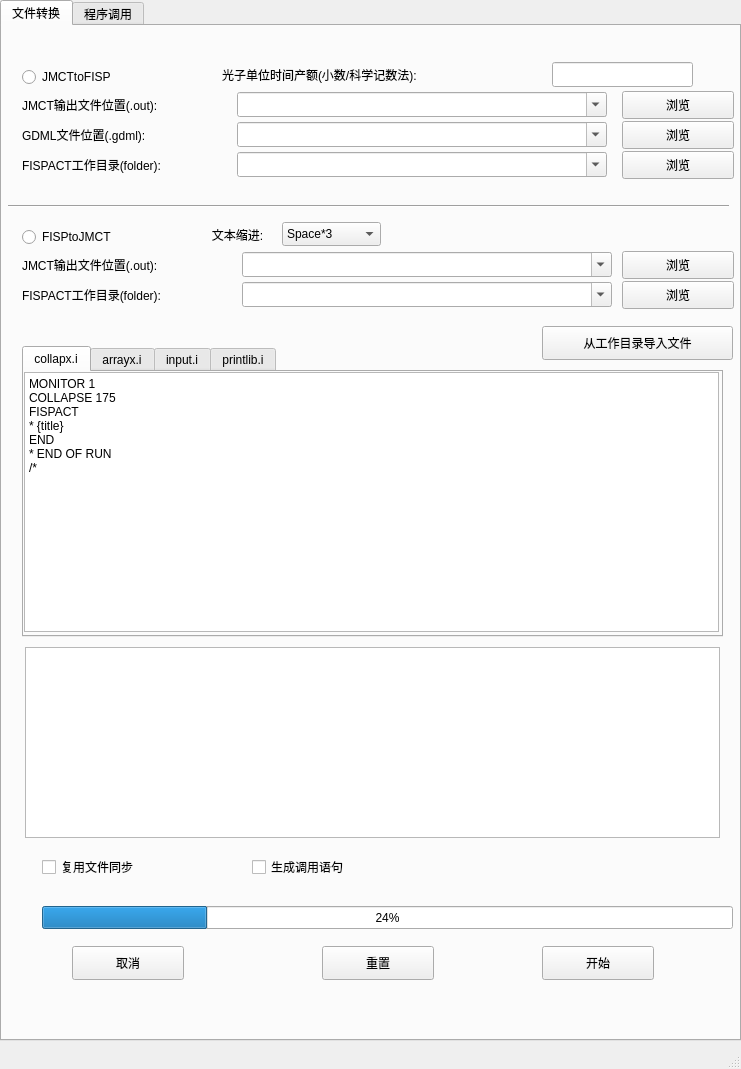
<?xml version="1.0" encoding="UTF-8"?>
<ui version="4.0">
 <class>MainWindow</class>
 <widget class="QMainWindow" name="MainWindow">
  <property name="geometry">
   <rect>
    <x>0</x>
    <y>0</y>
    <width>741</width>
    <height>1069</height>
   </rect>
  </property>
  <property name="windowTitle">
   <string>MainWindow</string>
  </property>
  <widget class="QWidget" name="centralwidget">
   <widget class="QTabWidget" name="tabWidget">
    <property name="geometry">
     <rect>
      <x>0</x>
      <y>0</y>
      <width>741</width>
      <height>1041</height>
     </rect>
    </property>
    <property name="currentIndex">
     <number>0</number>
    </property>
    <widget class="QWidget" name="transform">
     <attribute name="title">
      <string>文件转换</string>
     </attribute>
     <widget class="QRadioButton" name="JtoFChose">
      <property name="geometry">
       <rect>
        <x>20</x>
        <y>40</y>
        <width>132</width>
        <height>22</height>
       </rect>
      </property>
      <property name="text">
       <string>JMCTtoFISP</string>
      </property>
     </widget>
     <widget class="QRadioButton" name="FtoJChose">
      <property name="geometry">
       <rect>
        <x>20</x>
        <y>200</y>
        <width>132</width>
        <height>22</height>
       </rect>
      </property>
      <property name="text">
       <string>FISPtoJMCT</string>
      </property>
     </widget>
     <widget class="QLabel" name="JOutFIleTipU">
      <property name="geometry">
       <rect>
        <x>20</x>
        <y>70</y>
        <width>211</width>
        <height>18</height>
       </rect>
      </property>
      <property name="text">
       <string>JMCT输出文件位置(.out):</string>
      </property>
     </widget>
     <widget class="QPushButton" name="JOutFilePickU">
      <property name="geometry">
       <rect>
        <x>620</x>
        <y>65</y>
        <width>112</width>
        <height>28</height>
       </rect>
      </property>
      <property name="text">
       <string>浏览</string>
      </property>
     </widget>
     <widget class="QLabel" name="GFileTip">
      <property name="geometry">
       <rect>
        <x>20</x>
        <y>100</y>
        <width>191</width>
        <height>18</height>
       </rect>
      </property>
      <property name="text">
       <string>GDML文件位置(.gdml):</string>
      </property>
     </widget>
     <widget class="QLabel" name="FWorkTipU">
      <property name="geometry">
       <rect>
        <x>20</x>
        <y>130</y>
        <width>221</width>
        <height>18</height>
       </rect>
      </property>
      <property name="text">
       <string>FISPACT工作目录(folder):</string>
      </property>
     </widget>
     <widget class="QPushButton" name="GFilePick">
      <property name="geometry">
       <rect>
        <x>620</x>
        <y>95</y>
        <width>112</width>
        <height>28</height>
       </rect>
      </property>
      <property name="text">
       <string>浏览</string>
      </property>
     </widget>
     <widget class="QPushButton" name="FWorkPickU">
      <property name="geometry">
       <rect>
        <x>620</x>
        <y>125</y>
        <width>112</width>
        <height>28</height>
       </rect>
      </property>
      <property name="text">
       <string>浏览</string>
      </property>
     </widget>
     <widget class="QLabel" name="GenTip">
      <property name="geometry">
       <rect>
        <x>220</x>
        <y>40</y>
        <width>311</width>
        <height>18</height>
       </rect>
      </property>
      <property name="text">
       <string>光子单位时间产额(小数/科学记数法):</string>
      </property>
     </widget>
     <widget class="QLineEdit" name="GenRate">
      <property name="geometry">
       <rect>
        <x>550</x>
        <y>36</y>
        <width>141</width>
        <height>25</height>
       </rect>
      </property>
     </widget>
     <widget class="QCheckBox" name="Sync">
      <property name="geometry">
       <rect>
        <x>40</x>
        <y>830</y>
        <width>141</width>
        <height>22</height>
       </rect>
      </property>
      <property name="text">
       <string>复用文件同步</string>
      </property>
     </widget>
     <widget class="QLabel" name="JOutFIleTipD">
      <property name="geometry">
       <rect>
        <x>20</x>
        <y>230</y>
        <width>211</width>
        <height>18</height>
       </rect>
      </property>
      <property name="text">
       <string>JMCT输出文件位置(.out):</string>
      </property>
     </widget>
     <widget class="QPushButton" name="JOutFilePickD">
      <property name="geometry">
       <rect>
        <x>620</x>
        <y>225</y>
        <width>112</width>
        <height>28</height>
       </rect>
      </property>
      <property name="text">
       <string>浏览</string>
      </property>
     </widget>
     <widget class="QLabel" name="FWorkTipD">
      <property name="geometry">
       <rect>
        <x>20</x>
        <y>260</y>
        <width>221</width>
        <height>18</height>
       </rect>
      </property>
      <property name="text">
       <string>FISPACT工作目录(folder):</string>
      </property>
     </widget>
     <widget class="QPushButton" name="FWorkPickD">
      <property name="geometry">
       <rect>
        <x>620</x>
        <y>255</y>
        <width>112</width>
        <height>28</height>
       </rect>
      </property>
      <property name="text">
       <string>浏览</string>
      </property>
     </widget>
     <widget class="QComboBox" name="RetractLen">
      <property name="geometry">
       <rect>
        <x>280</x>
        <y>196</y>
        <width>99</width>
        <height>24</height>
       </rect>
      </property>
      <property name="editable">
       <bool>false</bool>
      </property>
      <property name="currentText">
       <string>Space*3</string>
      </property>
      <item>
       <property name="text">
        <string>Space*3</string>
       </property>
      </item>
      <item>
       <property name="text">
        <string>Space*2</string>
       </property>
      </item>
      <item>
       <property name="text">
        <string>Space*4</string>
       </property>
      </item>
      <item>
       <property name="text">
        <string>Tab</string>
       </property>
      </item>
     </widget>
     <widget class="QLabel" name="RetractTip">
      <property name="geometry">
       <rect>
        <x>190</x>
        <y>200</y>
        <width>91</width>
        <height>18</height>
       </rect>
      </property>
      <property name="text">
       <string>文本缩进:</string>
      </property>
      <property name="alignment">
       <set>Qt::AlignCenter</set>
      </property>
     </widget>
     <widget class="QComboBox" name="JOutFilePathU">
      <property name="geometry">
       <rect>
        <x>235</x>
        <y>66</y>
        <width>370</width>
        <height>25</height>
       </rect>
      </property>
      <property name="editable">
       <bool>true</bool>
      </property>
     </widget>
     <widget class="QComboBox" name="GFilePath">
      <property name="geometry">
       <rect>
        <x>235</x>
        <y>96</y>
        <width>370</width>
        <height>25</height>
       </rect>
      </property>
      <property name="editable">
       <bool>true</bool>
      </property>
     </widget>
     <widget class="QComboBox" name="FWorkPathU">
      <property name="geometry">
       <rect>
        <x>235</x>
        <y>126</y>
        <width>370</width>
        <height>25</height>
       </rect>
      </property>
      <property name="editable">
       <bool>true</bool>
      </property>
     </widget>
     <widget class="QComboBox" name="JOutFilePathD">
      <property name="geometry">
       <rect>
        <x>240</x>
        <y>226</y>
        <width>370</width>
        <height>25</height>
       </rect>
      </property>
      <property name="editable">
       <bool>true</bool>
      </property>
     </widget>
     <widget class="QComboBox" name="FWorkPathD">
      <property name="geometry">
       <rect>
        <x>240</x>
        <y>256</y>
        <width>370</width>
        <height>25</height>
       </rect>
      </property>
      <property name="editable">
       <bool>true</bool>
      </property>
     </widget>
     <widget class="QCheckBox" name="GenCall">
      <property name="geometry">
       <rect>
        <x>250</x>
        <y>830</y>
        <width>141</width>
        <height>22</height>
       </rect>
      </property>
      <property name="text">
       <string>生成调用语句</string>
      </property>
     </widget>
     <widget class="QTabWidget" name="FileEdit">
      <property name="geometry">
       <rect>
        <x>20</x>
        <y>320</y>
        <width>701</width>
        <height>291</height>
       </rect>
      </property>
      <property name="sizePolicy">
       <sizepolicy hsizetype="Expanding" vsizetype="Expanding">
        <horstretch>0</horstretch>
        <verstretch>0</verstretch>
       </sizepolicy>
      </property>
      <property name="currentIndex">
       <number>0</number>
      </property>
      <widget class="QWidget" name="Collapx">
       <property name="sizePolicy">
        <sizepolicy hsizetype="Preferred" vsizetype="Preferred">
         <horstretch>0</horstretch>
         <verstretch>0</verstretch>
        </sizepolicy>
       </property>
       <attribute name="title">
        <string>collapx.i</string>
       </attribute>
       <widget class="QTextEdit" name="CFileEdit">
        <property name="geometry">
         <rect>
          <x>0</x>
          <y>0</y>
          <width>695</width>
          <height>260</height>
         </rect>
        </property>
        <property name="html">
         <string>&lt;!DOCTYPE HTML PUBLIC &quot;-//W3C//DTD HTML 4.0//EN&quot; &quot;http://www.w3.org/TR/REC-html40/strict.dtd&quot;&gt;
&lt;html&gt;&lt;head&gt;&lt;meta name=&quot;qrichtext&quot; content=&quot;1&quot; /&gt;&lt;style type=&quot;text/css&quot;&gt;
p, li { white-space: pre-wrap; }
&lt;/style&gt;&lt;/head&gt;&lt;body style=&quot; font-family:'SimSun'; font-size:9pt; font-weight:400; font-style:normal;&quot;&gt;
&lt;p style=&quot; margin-top:0px; margin-bottom:0px; margin-left:0px; margin-right:0px; -qt-block-indent:0; text-indent:0px;&quot;&gt;MONITOR 1&lt;/p&gt;
&lt;p style=&quot; margin-top:0px; margin-bottom:0px; margin-left:0px; margin-right:0px; -qt-block-indent:0; text-indent:0px;&quot;&gt;COLLAPSE 175&lt;/p&gt;
&lt;p style=&quot; margin-top:0px; margin-bottom:0px; margin-left:0px; margin-right:0px; -qt-block-indent:0; text-indent:0px;&quot;&gt;FISPACT&lt;/p&gt;
&lt;p style=&quot; margin-top:0px; margin-bottom:0px; margin-left:0px; margin-right:0px; -qt-block-indent:0; text-indent:0px;&quot;&gt;* {title}&lt;/p&gt;
&lt;p style=&quot; margin-top:0px; margin-bottom:0px; margin-left:0px; margin-right:0px; -qt-block-indent:0; text-indent:0px;&quot;&gt;END&lt;/p&gt;
&lt;p style=&quot; margin-top:0px; margin-bottom:0px; margin-left:0px; margin-right:0px; -qt-block-indent:0; text-indent:0px;&quot;&gt;* END OF RUN&lt;/p&gt;
&lt;p style=&quot; margin-top:0px; margin-bottom:0px; margin-left:0px; margin-right:0px; -qt-block-indent:0; text-indent:0px;&quot;&gt;/*&lt;/p&gt;
&lt;p style=&quot; margin-top:0px; margin-bottom:0px; margin-left:0px; margin-right:0px; -qt-block-indent:0; text-indent:0px;&quot;&gt; &lt;/p&gt;&lt;/body&gt;&lt;/html&gt;</string>
        </property>
        <property name="acceptRichText">
         <bool>false</bool>
        </property>
        <property name="placeholderText">
         <string notr="true"/>
        </property>
       </widget>
      </widget>
      <widget class="QWidget" name="Arrayx">
       <attribute name="title">
        <string>arrayx.i</string>
       </attribute>
       <widget class="QTextEdit" name="AFileEdit">
        <property name="geometry">
         <rect>
          <x>0</x>
          <y>0</y>
          <width>695</width>
          <height>260</height>
         </rect>
        </property>
        <property name="html">
         <string>&lt;!DOCTYPE HTML PUBLIC &quot;-//W3C//DTD HTML 4.0//EN&quot; &quot;http://www.w3.org/TR/REC-html40/strict.dtd&quot;&gt;
&lt;html&gt;&lt;head&gt;&lt;meta name=&quot;qrichtext&quot; content=&quot;1&quot; /&gt;&lt;style type=&quot;text/css&quot;&gt;
p, li { white-space: pre-wrap; }
&lt;/style&gt;&lt;/head&gt;&lt;body style=&quot; font-family:'SimSun'; font-size:9pt; font-weight:400; font-style:normal;&quot;&gt;
&lt;p style=&quot; margin-top:0px; margin-bottom:0px; margin-left:0px; margin-right:0px; -qt-block-indent:0; text-indent:0px;&quot;&gt;MONITOR 1&lt;/p&gt;
&lt;p style=&quot; margin-top:0px; margin-bottom:0px; margin-left:0px; margin-right:0px; -qt-block-indent:0; text-indent:0px;&quot;&gt;SPEK&lt;/p&gt;
&lt;p style=&quot; margin-top:0px; margin-bottom:0px; margin-left:0px; margin-right:0px; -qt-block-indent:0; text-indent:0px;&quot;&gt;ENFA&lt;/p&gt;
&lt;p style=&quot; margin-top:0px; margin-bottom:0px; margin-left:0px; margin-right:0px; -qt-block-indent:0; text-indent:0px;&quot;&gt;* {title}&lt;/p&gt;
&lt;p style=&quot; margin-top:0px; margin-bottom:0px; margin-left:0px; margin-right:0px; -qt-block-indent:0; text-indent:0px;&quot;&gt;TAPA&lt;/p&gt;
&lt;p style=&quot; margin-top:0px; margin-bottom:0px; margin-left:0px; margin-right:0px; -qt-block-indent:0; text-indent:0px;&quot;&gt;FISPACT&lt;/p&gt;
&lt;p style=&quot; margin-top:0px; margin-bottom:0px; margin-left:0px; margin-right:0px; -qt-block-indent:0; text-indent:0px;&quot;&gt;* WRITE DATA TO ARRAY FILE.&lt;/p&gt;
&lt;p style=&quot; margin-top:0px; margin-bottom:0px; margin-left:0px; margin-right:0px; -qt-block-indent:0; text-indent:0px;&quot;&gt;END&lt;/p&gt;
&lt;p style=&quot; margin-top:0px; margin-bottom:0px; margin-left:0px; margin-right:0px; -qt-block-indent:0; text-indent:0px;&quot;&gt;* END OF RUN&lt;/p&gt;
&lt;p style=&quot; margin-top:0px; margin-bottom:0px; margin-left:0px; margin-right:0px; -qt-block-indent:0; text-indent:0px;&quot;&gt;/*&lt;/p&gt;
&lt;p style=&quot; margin-top:0px; margin-bottom:0px; margin-left:0px; margin-right:0px; -qt-block-indent:0; text-indent:0px;&quot;&gt; &lt;/p&gt;&lt;/body&gt;&lt;/html&gt;</string>
        </property>
        <property name="acceptRichText">
         <bool>false</bool>
        </property>
       </widget>
      </widget>
      <widget class="QWidget" name="Input">
       <attribute name="title">
        <string>input.i</string>
       </attribute>
       <widget class="QTextEdit" name="IFileEdit">
        <property name="geometry">
         <rect>
          <x>0</x>
          <y>0</y>
          <width>695</width>
          <height>260</height>
         </rect>
        </property>
        <property name="html">
         <string>&lt;!DOCTYPE HTML PUBLIC &quot;-//W3C//DTD HTML 4.0//EN&quot; &quot;http://www.w3.org/TR/REC-html40/strict.dtd&quot;&gt;
&lt;html&gt;&lt;head&gt;&lt;meta name=&quot;qrichtext&quot; content=&quot;1&quot; /&gt;&lt;style type=&quot;text/css&quot;&gt;
p, li { white-space: pre-wrap; }
&lt;/style&gt;&lt;/head&gt;&lt;body style=&quot; font-family:'SimSun'; font-size:9pt; font-weight:400; font-style:normal;&quot;&gt;
&lt;p style=&quot; margin-top:0px; margin-bottom:0px; margin-left:0px; margin-right:0px; -qt-block-indent:0; text-indent:0px;&quot;&gt;NOHEAD&lt;/p&gt;
&lt;p style=&quot; margin-top:0px; margin-bottom:0px; margin-left:0px; margin-right:0px; -qt-block-indent:0; text-indent:0px;&quot;&gt;MONITOR 1&lt;/p&gt;
&lt;p style=&quot; margin-top:0px; margin-bottom:0px; margin-left:0px; margin-right:0px; -qt-block-indent:0; text-indent:0px;&quot;&gt;AINP&lt;/p&gt;
&lt;p style=&quot; margin-top:0px; margin-bottom:0px; margin-left:0px; margin-right:0px; -qt-block-indent:0; text-indent:0px;&quot;&gt;FISPACT&lt;/p&gt;
&lt;p style=&quot; margin-top:0px; margin-bottom:0px; margin-left:0px; margin-right:0px; -qt-block-indent:0; text-indent:0px;&quot;&gt;* {title}&lt;/p&gt;
&lt;p style=&quot; margin-top:0px; margin-bottom:0px; margin-left:0px; margin-right:0px; -qt-block-indent:0; text-indent:0px;&quot;&gt;DENSITY {density}&lt;/p&gt;
&lt;p style=&quot; margin-top:0px; margin-bottom:0px; margin-left:0px; margin-right:0px; -qt-block-indent:0; text-indent:0px;&quot;&gt;MASS {mass} {elements}&lt;/p&gt;
&lt;p style=&quot; margin-top:0px; margin-bottom:0px; margin-left:0px; margin-right:0px; -qt-block-indent:0; text-indent:0px;&quot;&gt;MIND 1.0&lt;/p&gt;
&lt;p style=&quot; margin-top:0px; margin-bottom:0px; margin-left:0px; margin-right:0px; -qt-block-indent:0; text-indent:0px;&quot;&gt;HALF&lt;/p&gt;
&lt;p style=&quot; margin-top:0px; margin-bottom:0px; margin-left:0px; margin-right:0px; -qt-block-indent:0; text-indent:0px;&quot;&gt;GRAPH 2 0 0 1 2&lt;/p&gt;
&lt;p style=&quot; margin-top:0px; margin-bottom:0px; margin-left:0px; margin-right:0px; -qt-block-indent:0; text-indent:0px;&quot;&gt;FLUX {flux}&lt;/p&gt;
&lt;p style=&quot; margin-top:0px; margin-bottom:0px; margin-left:0px; margin-right:0px; -qt-block-indent:0; text-indent:0px;&quot;&gt;ATOMS&lt;/p&gt;
&lt;p style=&quot; margin-top:0px; margin-bottom:0px; margin-left:0px; margin-right:0px; -qt-block-indent:0; text-indent:0px;&quot;&gt;LEVEL 100 1&lt;/p&gt;
&lt;p style=&quot; margin-top:0px; margin-bottom:0px; margin-left:0px; margin-right:0px; -qt-block-indent:0; text-indent:0px;&quot;&gt;TIME 1.0&lt;/p&gt;
&lt;p style=&quot; margin-top:0px; margin-bottom:0px; margin-left:0px; margin-right:0px; -qt-block-indent:0; text-indent:0px;&quot;&gt;HALF&lt;/p&gt;
&lt;p style=&quot; margin-top:0px; margin-bottom:0px; margin-left:0px; margin-right:0px; -qt-block-indent:0; text-indent:0px;&quot;&gt;DOSE 1&lt;/p&gt;
&lt;p style=&quot; margin-top:0px; margin-bottom:0px; margin-left:0px; margin-right:0px; -qt-block-indent:0; text-indent:0px;&quot;&gt;ATOMS&lt;/p&gt;
&lt;p style=&quot; margin-top:0px; margin-bottom:0px; margin-left:0px; margin-right:0px; -qt-block-indent:0; text-indent:0px;&quot;&gt;NOSTABLE&lt;/p&gt;
&lt;p style=&quot; margin-top:0px; margin-bottom:0px; margin-left:0px; margin-right:0px; -qt-block-indent:0; text-indent:0px;&quot;&gt;LEVEL 20 1&lt;/p&gt;
&lt;p style=&quot; margin-top:0px; margin-bottom:0px; margin-left:0px; margin-right:0px; -qt-block-indent:0; text-indent:0px;&quot;&gt;FLUX 0.&lt;/p&gt;
&lt;p style=&quot; margin-top:0px; margin-bottom:0px; margin-left:0px; margin-right:0px; -qt-block-indent:0; text-indent:0px;&quot;&gt;ZERO&lt;/p&gt;
&lt;p style=&quot; margin-top:0px; margin-bottom:0px; margin-left:0px; margin-right:0px; -qt-block-indent:0; text-indent:0px;&quot;&gt;TIME 1.0 HOURS ATOMSEND&lt;/p&gt;
&lt;p style=&quot; margin-top:0px; margin-bottom:0px; margin-left:0px; margin-right:0px; -qt-block-indent:0; text-indent:0px;&quot;&gt;* END&lt;/p&gt;
&lt;p style=&quot; margin-top:0px; margin-bottom:0px; margin-left:0px; margin-right:0px; -qt-block-indent:0; text-indent:0px;&quot;&gt;/*&lt;/p&gt;
&lt;p style=&quot; margin-top:0px; margin-bottom:0px; margin-left:0px; margin-right:0px; -qt-block-indent:0; text-indent:0px;&quot;&gt; &lt;/p&gt;&lt;/body&gt;&lt;/html&gt;</string>
        </property>
        <property name="overwriteMode">
         <bool>true</bool>
        </property>
        <property name="tabStopWidth">
         <number>77</number>
        </property>
        <property name="acceptRichText">
         <bool>false</bool>
        </property>
        <property name="placeholderText">
         <string notr="true"/>
        </property>
       </widget>
      </widget>
      <widget class="QWidget" name="Printlib">
       <attribute name="title">
        <string>printlib.i</string>
       </attribute>
       <widget class="QTextEdit" name="PFileEdit">
        <property name="geometry">
         <rect>
          <x>0</x>
          <y>0</y>
          <width>695</width>
          <height>260</height>
         </rect>
        </property>
        <property name="acceptRichText">
         <bool>false</bool>
        </property>
       </widget>
      </widget>
     </widget>
     <widget class="QProgressBar" name="progressBar">
      <property name="geometry">
       <rect>
        <x>40</x>
        <y>880</y>
        <width>691</width>
        <height>23</height>
       </rect>
      </property>
      <property name="value">
       <number>24</number>
      </property>
     </widget>
     <widget class="QTextBrowser" name="Status">
      <property name="geometry">
       <rect>
        <x>23</x>
        <y>621</y>
        <width>695</width>
        <height>191</height>
       </rect>
      </property>
     </widget>
     <widget class="QPushButton" name="LoadFile">
      <property name="geometry">
       <rect>
        <x>540</x>
        <y>300</y>
        <width>191</width>
        <height>34</height>
       </rect>
      </property>
      <property name="text">
       <string>从工作目录导入文件</string>
      </property>
     </widget>
     <widget class="QPushButton" name="Begin">
      <property name="geometry">
       <rect>
        <x>540</x>
        <y>920</y>
        <width>112</width>
        <height>34</height>
       </rect>
      </property>
      <property name="text">
       <string>开始</string>
      </property>
     </widget>
     <widget class="QPushButton" name="Reset">
      <property name="geometry">
       <rect>
        <x>320</x>
        <y>920</y>
        <width>112</width>
        <height>34</height>
       </rect>
      </property>
      <property name="text">
       <string>重置</string>
      </property>
     </widget>
     <widget class="QPushButton" name="Quit">
      <property name="geometry">
       <rect>
        <x>70</x>
        <y>920</y>
        <width>112</width>
        <height>34</height>
       </rect>
      </property>
      <property name="text">
       <string>取消</string>
      </property>
     </widget>
     <widget class="Line" name="line">
      <property name="geometry">
       <rect>
        <x>6</x>
        <y>170</y>
        <width>721</width>
        <height>20</height>
       </rect>
      </property>
      <property name="orientation">
       <enum>Qt::Horizontal</enum>
      </property>
     </widget>
    </widget>
    <widget class="QWidget" name="call">
     <attribute name="title">
      <string>程序调用</string>
     </attribute>
    </widget>
   </widget>
  </widget>
  <widget class="QMenuBar" name="menubar">
   <property name="geometry">
    <rect>
     <x>0</x>
     <y>0</y>
     <width>741</width>
     <height>30</height>
    </rect>
   </property>
  </widget>
  <widget class="QStatusBar" name="statusbar"/>
 </widget>
 <resources/>
 <connections/>
</ui>
